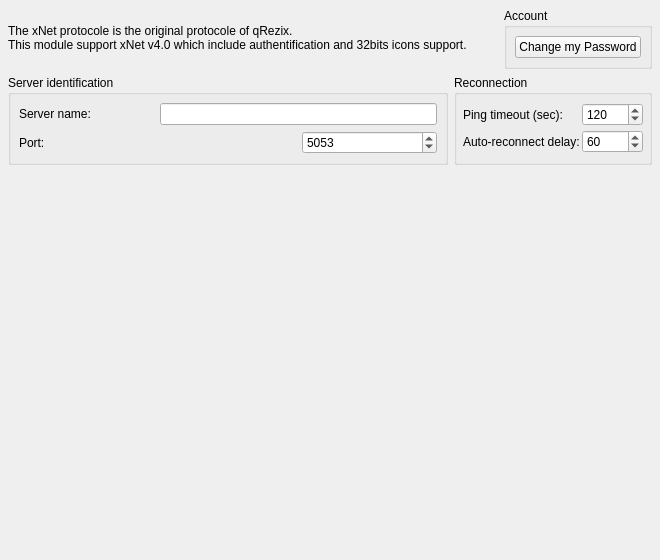
<ui version="4.0" >
 <author></author>
 <comment></comment>
 <exportmacro></exportmacro>
 <class>RzxXNetPropUI</class>
 <widget class="QWidget" name="RzxXNetPropUI" >
  <property name="geometry" >
   <rect>
    <x>0</x>
    <y>0</y>
    <width>660</width>
    <height>560</height>
   </rect>
  </property>
  <property name="windowTitle" >
   <string>Form</string>
  </property>
  <layout class="QGridLayout" >
   <property name="margin" >
    <number>8</number>
   </property>
   <property name="spacing" >
    <number>6</number>
   </property>
   <item row="1" column="1" colspan="2" >
    <widget class="QGroupBox" name="grpReconnect" >
     <property name="sizePolicy" >
      <sizepolicy>
       <hsizetype>3</hsizetype>
       <vsizetype>5</vsizetype>
       <horstretch>0</horstretch>
       <verstretch>0</verstretch>
      </sizepolicy>
     </property>
     <property name="whatsThis" >
      <string>&lt;h3>Reconnection&lt;/h3>&lt;p>Defines the parameters of the reconnection.&lt;p>&lt;p>You shouldn't have to modify this values&lt;/p></string>
     </property>
     <property name="title" >
      <string>Reconnection</string>
     </property>
     <layout class="QGridLayout" >
      <property name="margin" >
       <number>6</number>
      </property>
      <property name="spacing" >
       <number>2</number>
      </property>
      <item row="1" column="0" >
       <widget class="QLabel" name="lblReconnection" >
        <property name="text" >
         <string>Auto-reconnect delay:</string>
        </property>
        <property name="textFormat" >
         <enum>Qt::PlainText</enum>
        </property>
        <property name="buddy" >
         <cstring>reconnection</cstring>
        </property>
       </widget>
      </item>
      <item row="0" column="0" >
       <widget class="QLabel" name="lblPingTimeout" >
        <property name="text" >
         <string>Ping timeout (sec):</string>
        </property>
        <property name="textFormat" >
         <enum>Qt::PlainText</enum>
        </property>
        <property name="buddy" >
         <cstring>ping_timeout</cstring>
        </property>
       </widget>
      </item>
      <item row="1" column="1" >
       <widget class="QSpinBox" name="reconnection" >
        <property name="maximum" >
         <number>32768</number>
        </property>
        <property name="minimum" >
         <number>30</number>
        </property>
        <property name="value" >
         <number>60</number>
        </property>
       </widget>
      </item>
      <item row="0" column="1" >
       <widget class="QSpinBox" name="ping_timeout" >
        <property name="maximum" >
         <number>32768</number>
        </property>
        <property name="value" >
         <number>120</number>
        </property>
       </widget>
      </item>
     </layout>
    </widget>
   </item>
   <item row="1" column="0" >
    <widget class="QGroupBox" name="grpComm" >
     <property name="sizePolicy" >
      <sizepolicy>
       <hsizetype>3</hsizetype>
       <vsizetype>5</vsizetype>
       <horstretch>0</horstretch>
       <verstretch>0</verstretch>
      </sizepolicy>
     </property>
     <property name="title" >
      <string>Server identification</string>
     </property>
     <layout class="QGridLayout" >
      <property name="margin" >
       <number>8</number>
      </property>
      <property name="spacing" >
       <number>6</number>
      </property>
      <item row="0" column="0" >
       <widget class="QLabel" name="lblServername" >
        <property name="text" >
         <string>Server name:</string>
        </property>
        <property name="textFormat" >
         <enum>Qt::PlainText</enum>
        </property>
        <property name="buddy" >
         <cstring>server_name</cstring>
        </property>
       </widget>
      </item>
      <item row="0" column="1" colspan="2" >
       <widget class="QLineEdit" name="server_name" >
        <property name="sizePolicy" >
         <sizepolicy>
          <hsizetype>3</hsizetype>
          <vsizetype>0</vsizetype>
          <horstretch>0</horstretch>
          <verstretch>0</verstretch>
         </sizepolicy>
        </property>
        <property name="whatsThis" >
         <string>&lt;h3>Server&lt;/h3>&lt;p>Define the address of the xnetserver&lt;/p></string>
        </property>
        <property name="text" >
         <string/>
        </property>
        <property name="cursorPosition" >
         <number>0</number>
        </property>
       </widget>
      </item>
      <item row="1" column="2" >
       <widget class="QSpinBox" name="server_port" >
        <property name="toolTip" >
         <string>&lt;h3>Port&lt;/h3>&lt;p>Defines the port to connect to on the xnetserver&lt;/p>&lt;p>You shouldn't have to modify this value&lt;/p></string>
        </property>
        <property name="maximum" >
         <number>32768</number>
        </property>
        <property name="value" >
         <number>5053</number>
        </property>
       </widget>
      </item>
      <item row="1" column="0" colspan="2" >
       <widget class="QLabel" name="lblServerport" >
        <property name="sizePolicy" >
         <sizepolicy>
          <hsizetype>3</hsizetype>
          <vsizetype>1</vsizetype>
          <horstretch>0</horstretch>
          <verstretch>0</verstretch>
         </sizepolicy>
        </property>
        <property name="text" >
         <string>Port:</string>
        </property>
        <property name="textFormat" >
         <enum>Qt::PlainText</enum>
        </property>
        <property name="buddy" >
         <cstring>server_port</cstring>
        </property>
       </widget>
      </item>
     </layout>
    </widget>
   </item>
   <item row="0" column="2" >
    <widget class="QGroupBox" name="grpAccount" >
     <property name="title" >
      <string>Account</string>
     </property>
     <layout class="QGridLayout" >
      <property name="margin" >
       <number>8</number>
      </property>
      <property name="spacing" >
       <number>6</number>
      </property>
      <item row="0" column="0" >
       <widget class="QPushButton" name="btnChangePass" >
        <property name="text" >
         <string>Change my Password</string>
        </property>
       </widget>
      </item>
     </layout>
    </widget>
   </item>
   <item row="0" column="0" colspan="2" >
    <widget class="QLabel" name="lblInfo" >
     <property name="text" >
      <string>&lt;html>&lt;head>&lt;meta name=&quot;qrichtext&quot; content=&quot;1&quot; />&lt;/head>&lt;body style=&quot; white-space: pre-wrap; font-family:Terminal [Bitstream]; font-weight:400; font-style:normal; text-decoration:none;&quot;>&lt;p style=&quot; margin-top:0px; margin-bottom:0px; margin-left:0px; margin-right:0px; -qt-block-indent:0; text-indent:0px;&quot;>The xNet protocole is the original protocole of qRezix.&lt;/p>&lt;p style=&quot; margin-top:0px; margin-bottom:0px; margin-left:0px; margin-right:0px; -qt-block-indent:0; text-indent:0px;&quot;>This module support xNet v4.0 which include authentification and 32bits icons support. &lt;/p>&lt;/body>&lt;/html></string>
     </property>
     <property name="wordWrap" >
      <bool>true</bool>
     </property>
    </widget>
   </item>
   <item row="2" column="0" colspan="3" >
    <spacer>
     <property name="orientation" >
      <enum>Qt::Vertical</enum>
     </property>
     <property name="sizeHint" >
      <size>
       <width>481</width>
       <height>241</height>
      </size>
     </property>
    </spacer>
   </item>
  </layout>
 </widget>
 <pixmapfunction></pixmapfunction>
 <resources/>
 <connections/>
</ui>
